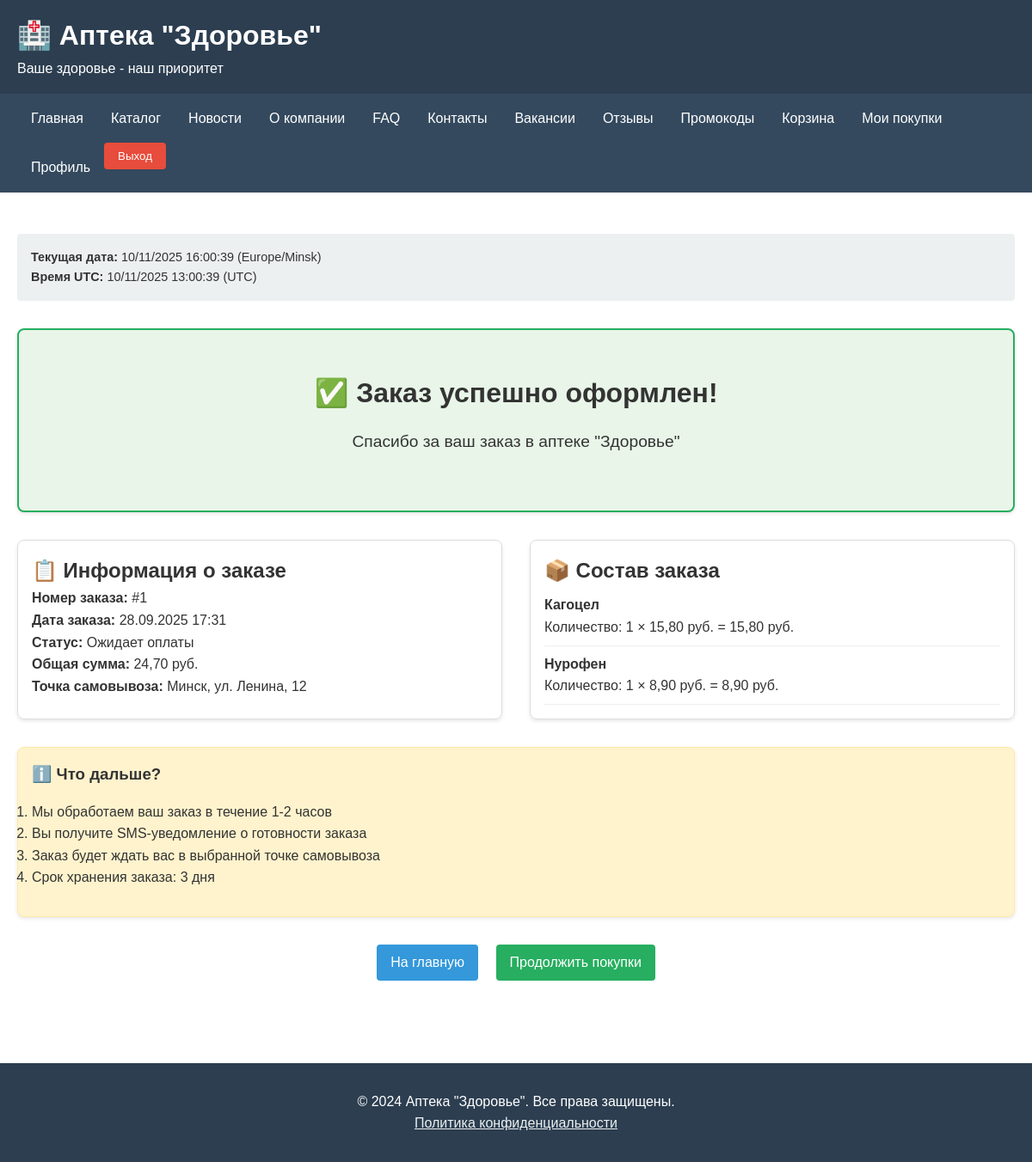
The app's page /order-success/1/ (signed in) with its own data.
### core/models.py (models this page shows, shortened)
class Order(models.Model):
    STATUS_CHOICES = (
        ('pending', 'Ожидает оплаты'),
        ('paid', 'Оплачен'),
        ('processing', 'В обработке'),
        ('shipped', 'Отправлен'),
        ('delivered', 'Доставлен'),
        ('cancelled', 'Отменен'),
    )
    user = models.ForeignKey(User, on_delete=models.CASCADE, verbose_name='Пользователь')
    status = models.CharField(max_length=20, choices=STATUS_CHOICES, default='pending', verbose_name='Статус')
    total_amount = models.DecimalField(max_digits=10, decimal_places=2, verbose_name='Общая сумма')
    promo_code = models.ForeignKey(PromoCode, on_delete=models.SET_NULL, null=True, blank=True, verbose_name='Промокод')
    pickup_point = models.ForeignKey(PickupPoint, on_delete=models.CASCADE, verbose_name='Точка самовывоза')
    created_at = models.DateTimeField(auto_now_add=True, verbose_name='Дата создания')
    updated_at = models.DateTimeField(auto_now=True, verbose_name='Дата изменения')

class PickupPoint(models.Model):
    address = models.CharField(max_length=255, verbose_name='Адрес')
    created_at = models.DateTimeField(auto_now_add=True, verbose_name='Дата добавления')
    updated_at = models.DateTimeField(auto_now=True, verbose_name='Дата изменения')

class OrderItem(models.Model):
    order = models.ForeignKey(Order, on_delete=models.CASCADE, related_name='items', verbose_name='Заказ')
    medication = models.ForeignKey(Medication, on_delete=models.CASCADE, verbose_name='Медикамент')
    quantity = models.PositiveIntegerField(verbose_name='Количество')
    price = models.DecimalField(max_digits=10, decimal_places=2, verbose_name='Цена за единицу')
    @property
    def total_price(self):
        return self.price * self.quantity

class Medication(models.Model):
    remedy = models.ForeignKey(Remedy, on_delete=models.CASCADE, verbose_name='Лечащее средство')
    department = models.ForeignKey(PharmacyDepartment, on_delete=models.CASCADE, verbose_name='Отдел')
    code = models.CharField(max_length=50, unique=True, verbose_name='Код')
    name = models.CharField(max_length=100, verbose_name='Название')
    instruction = models.TextField(verbose_name='Инструкция')
    description = models.TextField(verbose_name='Описание')
    price = models.DecimalField(max_digits=10, decimal_places=2, verbose_name='Стоимость')
    photo = models.ImageField(upload_to='medications/', verbose_name='Фото')
    suppliers = models.ManyToManyField('Supplier', related_name='medications', verbose_name='Поставщики')
    created_at = models.DateTimeField(auto_now_add=True, verbose_name='Дата добавления')
    updated_at = models.DateTimeField(auto_now=True, verbose_name='Дата изменения')

### core/views.py (the view)
# urls.py: path('order-success/<int:order_id>/', order_success, name='order_success'),
@login_required
def order_success(request, order_id):
    order = get_object_or_404(Order, pk=order_id, user=request.user)
    now = timezone.localtime(timezone.now())
    now_utc = timezone.now().astimezone(datetime.timezone.utc)
    now_utc_minus3 = now_utc - datetime.timedelta(hours=3)
    return render(request, 'core/order_success.html', {
        'order': order,
        'now': now,
        'now_utc': now_utc,
        'now_utc_minus3': now_utc_minus3,
        'TIME_ZONE': timezone.get_current_timezone_name(),
    })

### core/templates/core/order_success.html (shortened to what this page needs)
{% extends "core/base.html" %}
{% block content %}
<div class="card" style="text-align: center; background: #e8f5e8; border: 2px solid #27ae60; padding: 3rem; margin: 2rem 0;">
    <h1>✅ Заказ успешно оформлен!</h1>
    <p style="font-size: 1.2rem; margin: 1rem 0;">Спасибо за ваш заказ в аптеке "Здоровье"</p>
</div>
<div class="grid">
    <div class="card">
        <h2>📋 Информация о заказе</h2>
        <p><strong>Номер заказа:</strong> #{{ order.id }}</p>
        <p><strong>Дата заказа:</strong> {{ order.created_at|date:"d.m.Y H:i" }}</p>
        <p><strong>Статус:</strong> {{ order.get_status_display }}</p>
        <p><strong>Общая сумма:</strong> {{ order.total_amount }} руб.</p>
        <p><strong>Точка самовывоза:</strong> {{ order.pickup_point.address }}</p>
    </div>
    <div class="card">
        <h2>📦 Состав заказа</h2>
        {% for item in order.items.all %}
        <div style="border-bottom: 1px solid #eee; padding: 0.5rem 0;">
            <p><strong>{{ item.medication.name }}</strong></p>
            <p>Количество: {{ item.quantity }} × {{ item.price }} руб. = {{ item.total_price }} руб.</p>
        </div>
        {% endfor %}
    </div>
</div>
<div class="card" style="background: #fff3cd; border: 1px solid #ffeaa7; margin: 2rem 0;">
    <h3>ℹ️ Что дальше?</h3>
    <ol style="text-align: left; margin: 1rem 0;">
        <li>Мы обработаем ваш заказ в течение 1-2 часов</li>
        <li>Вы получите SMS-уведомление о готовности заказа</li>
        <li>Заказ будет ждать вас в выбранной точке самовывоза</li>
        <li>Срок хранения заказа: 3 дня</li>
    </ol>
</div>
<div style="text-align: center; margin: 2rem 0;">
    <a href="{% url 'index' %}" class="btn" style="margin-right: 1rem;">На главную</a>
    <a href="{% url 'medication_list' %}" class="btn btn-success">Продолжить покупки</a>
</div>
{% endblock %}

### core/templates/core/base.html (style rules this page uses)
* { margin: 0; padding: 0; box-sizing: border-box; }
body { font-family: Arial, sans-serif; line-height: 1.6; color: #333; }
.btn { display: inline-block; padding: 0.5rem 1rem; background: #3498db; color: white; text-decoration: none; border: none; cursor: pointer; border-radius: 4px; }
.btn-success { background: #27ae60; }
.grid { display: grid; grid-template-columns: repeat(auto-fit, minmax(300px, 1fr)); gap: 2rem; }
.card { border: 1px solid #ddd; border-radius: 8px; padding: 1rem; box-shadow: 0 2px 4px rgba(0,0,0,0.1); }

### records on screen
Order: id "1", created_at "28.09.2025 17:31", status "Ожидает оплаты", total_amount "24,70", pickup_point.address "Минск, ул. Ленина, 12"
OrderItem: medication.name "Кагоцел", quantity "1", price "15,80", total_price "15,80"
OrderItem: medication.name "Нурофен", quantity "1", price "8,90", total_price "8,90"

### other values on screen
{{ now|date:"d/m/Y H:i:s" }} "10/11/2025 16:00:39"
{{ TIME_ZONE }} "Europe/Minsk"
{{ now_utc_minus3|date:"d/m/Y H:i:s" }} "10/11/2025 13:00:39"
